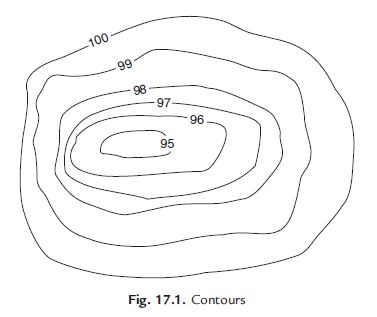
#> input picture Contours.jpg, 377 x 317 px
$ python hello.py
#> lines starting #> are read from the running program, lines starting #| are printed output that depends on the picture; after the words box and inside, x2 and y2 are one past the last pixel; in counts of white or black regions, pixels touching at a corner belong together
import numpy as np
import cv2

image = cv2.imread('Contours.jpg')
#> image is the input picture: shape (317, 377, 3); mean B, G, R 248.1, 248.1, 248.1
imagegray = cv2.cvtColor(image,cv2.COLOR_BGR2GRAY)
ret,threshold = cv2.threshold(imagegray,127,255,0)
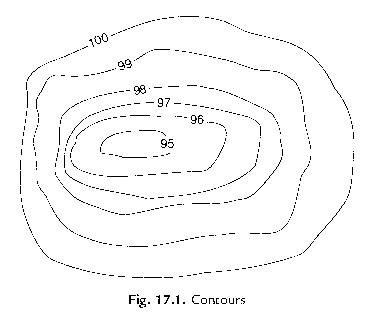
#> threshold: shape (317, 377); 97.7% white; black in thin lines or dots, all inside (x1, y1, x2, y2) = (20, 16, 354, 308)
contours, hierarchy = cv2.findContours(threshold,cv2.RETR_TREE,cv2.CHAIN_APPROX_SIMPLE)
#> contours = 969 contours, 934 with area under 20; largest, box (x1, y1, x2, y2) and area: (0, 0, 377, 317) 118816, (121, 156, 148, 159) 50, (128, 294, 137, 305) 44, (106, 175, 129, 178) 42, (129, 114, 151, 117) 40
print("contours",contours)
#> (printed output is left out)
